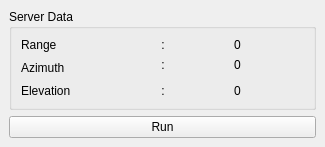
<?xml version="1.0" encoding="UTF-8"?>
<ui version="4.0">
 <class>MainWindow</class>
 <widget class="QMainWindow" name="MainWindow">
  <property name="geometry">
   <rect>
    <x>0</x>
    <y>0</y>
    <width>325</width>
    <height>144</height>
   </rect>
  </property>
  <property name="windowTitle">
   <string>MainWindow</string>
  </property>
  <widget class="QWidget" name="centralwidget">
   <layout class="QGridLayout" name="gridLayout_2">
    <item row="0" column="0">
     <widget class="QGroupBox" name="groupBox">
      <property name="title">
       <string>Server Data</string>
      </property>
      <layout class="QGridLayout" name="gridLayout">
       <item row="5" column="0">
        <widget class="QLabel" name="label_7">
         <property name="text">
          <string>Elevation</string>
         </property>
         <property name="alignment">
          <set>Qt::AlignLeading|Qt::AlignLeft|Qt::AlignVCenter</set>
         </property>
        </widget>
       </item>
       <item row="2" column="1">
        <widget class="QLabel" name="label_5">
         <property name="sizePolicy">
          <sizepolicy hsizetype="Fixed" vsizetype="Preferred">
           <horstretch>0</horstretch>
           <verstretch>0</verstretch>
          </sizepolicy>
         </property>
         <property name="text">
          <string>:</string>
         </property>
         <property name="alignment">
          <set>Qt::AlignCenter</set>
         </property>
        </widget>
       </item>
       <item row="3" column="1">
        <widget class="QLabel" name="label_14">
         <property name="sizePolicy">
          <sizepolicy hsizetype="Fixed" vsizetype="Preferred">
           <horstretch>0</horstretch>
           <verstretch>0</verstretch>
          </sizepolicy>
         </property>
         <property name="text">
          <string>:</string>
         </property>
         <property name="alignment">
          <set>Qt::AlignCenter</set>
         </property>
        </widget>
       </item>
       <item row="2" column="0">
        <widget class="QLabel" name="label_4">
         <property name="text">
          <string>Range</string>
         </property>
         <property name="alignment">
          <set>Qt::AlignLeading|Qt::AlignLeft|Qt::AlignVCenter</set>
         </property>
        </widget>
       </item>
       <item row="3" column="0" rowspan="2">
        <widget class="QLabel" name="label_6">
         <property name="text">
          <string>Azimuth</string>
         </property>
         <property name="alignment">
          <set>Qt::AlignLeading|Qt::AlignLeft|Qt::AlignVCenter</set>
         </property>
        </widget>
       </item>
       <item row="5" column="1">
        <widget class="QLabel" name="label_15">
         <property name="sizePolicy">
          <sizepolicy hsizetype="Fixed" vsizetype="Preferred">
           <horstretch>0</horstretch>
           <verstretch>0</verstretch>
          </sizepolicy>
         </property>
         <property name="text">
          <string>:</string>
         </property>
         <property name="alignment">
          <set>Qt::AlignCenter</set>
         </property>
        </widget>
       </item>
       <item row="2" column="2">
        <widget class="QLabel" name="lbl_rng">
         <property name="text">
          <string>0</string>
         </property>
         <property name="alignment">
          <set>Qt::AlignCenter</set>
         </property>
        </widget>
       </item>
       <item row="3" column="2">
        <widget class="QLabel" name="lbl_az">
         <property name="text">
          <string>0</string>
         </property>
         <property name="alignment">
          <set>Qt::AlignCenter</set>
         </property>
        </widget>
       </item>
       <item row="5" column="2">
        <widget class="QLabel" name="lbl_elv">
         <property name="text">
          <string>0</string>
         </property>
         <property name="alignment">
          <set>Qt::AlignCenter</set>
         </property>
        </widget>
       </item>
      </layout>
     </widget>
    </item>
    <item row="1" column="0">
     <widget class="QPushButton" name="btn_run">
      <property name="text">
       <string>Run</string>
      </property>
      <property name="checkable">
       <bool>true</bool>
      </property>
     </widget>
    </item>
   </layout>
  </widget>
 </widget>
 <resources/>
 <connections/>
</ui>
